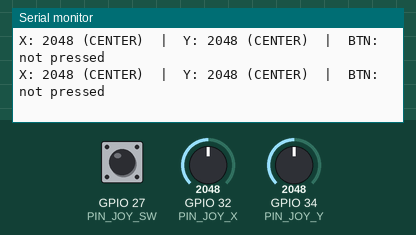
Simulated run of this sketch. Board: ESP32. Shown: the last lines printed to the serial monitor. The test bench sets the inputs (shaded band); at power-on: GPIO 32 (PIN_JOY_X) = 2048, GPIO 34 (PIN_JOY_Y) = 2048, GPIO 27 (PIN_JOY_SW) HIGH (analog values on the 0–4095 scale).

Above: at 2.2 s.
2.3 s: GPIO 32 (PIN_JOY_X) set to 2958
At 2.33 s:
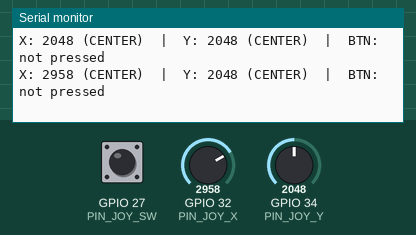
3.8 s: GPIO 32 (PIN_JOY_X) set to 3051
At 3.84 s:
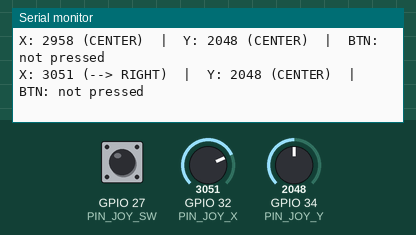
5.7 s: GPIO 34 (PIN_JOY_Y) set to 2963
At 5.75 s:
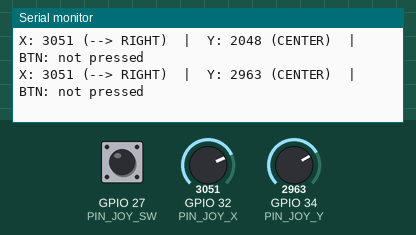
7.2 s: GPIO 34 (PIN_JOY_Y) set to 3062
At 7.26 s:
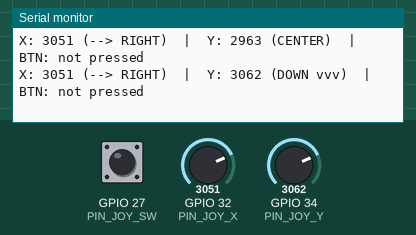

Measured:
- the behaviour switches between 3000 and 3001 on GPIO 32 (PIN_JOY_X) (found by bisection; images 1 and 2)
- the behaviour switches between 3000 and 3001 on GPIO 34 (PIN_JOY_Y) (found by bisection; images 3 and 4)
- after the input at 2.3 s, the serial monitor: prints a new line at once (image 1)
- after the input at 3.8 s, the serial monitor: prints a new line at once (image 2)
- after the input at 5.7 s, the serial monitor: prints a new line after 0.05 s (image 3)
- after the input at 7.2 s, the serial monitor: prints a new line after 0.06 s (image 4)

The sketch:

joystick_test.ino
```cpp
// ============================================================
//  JOYSTICK TEST — ESP32 · Serial Monitor
//  Open Serial Monitor at 115200 baud
//
//  Wiring:
//   VCC → 3.3V
//   GND → GND
//   VRX → GPIO 32
//   VRY → GPIO 34
//   SW  → GPIO 35
// ============================================================

#define PIN_JOY_X  32
#define PIN_JOY_Y  34
#define PIN_JOY_SW 27

// Thresholds (same ones used in the games)
#define JOY_LOW   1000
#define JOY_HIGH  3000

void setup() {
  Serial.begin(115200);
  pinMode(PIN_JOY_SW, INPUT_PULLUP);
  analogReadResolution(12);  // ESP32: 12-bit ADC → 0 to 4095

  Serial.println("==============================");
  Serial.println("   JOYSTICK TEST — ESP32");
  Serial.println("==============================");
  Serial.println("Center should read ~2048");
  Serial.println("Push UP    → Y  < 1000");
  Serial.println("Push DOWN  → Y  > 3000");
  Serial.println("Push LEFT  → X  < 1000");
  Serial.println("Push RIGHT → X  > 3000");
  Serial.println("Click SW   → Button = PRESSED");
  Serial.println("------------------------------");
  delay(1000);
}

void loop() {
  int rawX  = analogRead(PIN_JOY_X);
  int rawY  = analogRead(PIN_JOY_Y);
  bool btn  = digitalRead(PIN_JOY_SW) == LOW;

  // Interpret direction
  String dirX = "CENTER";
  if      (rawX < JOY_LOW)  dirX = "LEFT  <--";
  else if (rawX > JOY_HIGH) dirX = "--> RIGHT";

  String dirY = "CENTER";
  if      (rawY < JOY_LOW)  dirY = "UP  ^^^";
  else if (rawY > JOY_HIGH) dirY = "DOWN vvv";

  String btnStr = btn ? "*** PRESSED ***" : "not pressed";

  // Print everything on one clean line
  Serial.print("X: ");
  Serial.print(rawX);
  Serial.print(" (");
  Serial.print(dirX);
  Serial.print(")  |  Y: ");
  Serial.print(rawY);
  Serial.print(" (");
  Serial.print(dirY);
  Serial.print(")  |  BTN: ");
  Serial.println(btnStr);

  delay(100);  // 10 readings per second — easy to read in monitor
}
```
